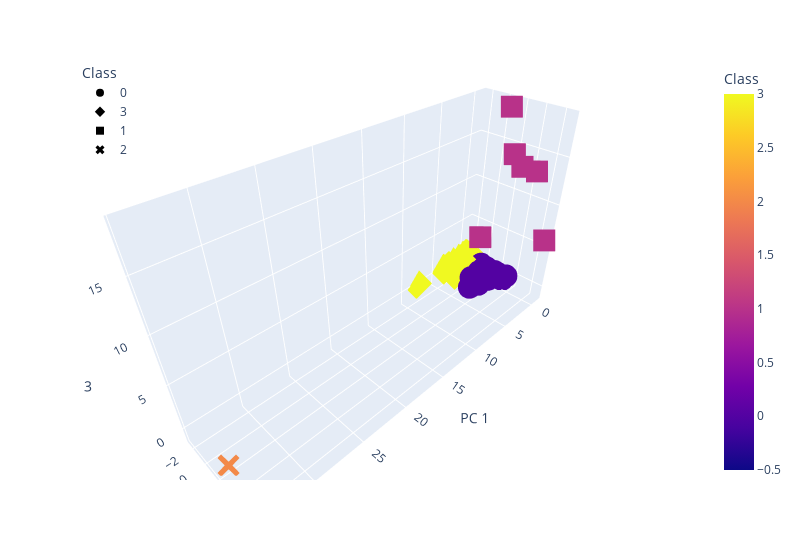

Here is the notebook cell this chart was saved with:
### Markdown cell above
### Deliverable 4: Visualizing Cryptocurrencies Results

#### 3D-Scatter with Clusters

### Code cell
# Creating a 3D-Scatter with the PCA data and the clusters
fig = px.scatter_3d(
    clustered_df,
    x="PC 1",
    y="PC 2",
    z="PC 3",
    color="Class",
    symbol="Class",
    width=800,
    hover_name="CoinName",
    hover_data=["Algorithm"],
)
fig.update_layout(legend=dict(x=0, y=1))
fig.show()

### Figure 1 — Plotly figure (JSON) as saved in the notebook; plotly's stock layout.template omitted (floating-point values rounded to 4 significant figures; data arrays with more than 128 entries replaced by an {"elided": "..."} marker saying what was removed)
{"data": [{"customdata": {"elided": "287x1 str values"}, "hovertemplate": "<b>%{hovertext}</b><br><br>Class=%{marker.color}<br>PC 1=%{x}<br>PC 2=%{y}<br>PC 3=%{z}<br>Algorithm=%{customdata[0]}<extra></extra>", "hovertext": {"elided": "287 str values"}, "legendgroup": "0", "marker": {"color": {"elided": "287 int values"}, "coloraxis": "coloraxis", "symbol": "circle"}, "mode": "markers", "name": "0", "scene": "scene", "showlegend": true, "type": "scatter3d", "x": {"elided": "287 float values"}, "y": {"elided": "287 float values"}, "z": {"elided": "287 float values"}}, {"customdata": {"elided": "238x1 str values"}, "hovertemplate": "<b>%{hovertext}</b><br><br>Class=%{marker.color}<br>PC 1=%{x}<br>PC 2=%{y}<br>PC 3=%{z}<br>Algorithm=%{customdata[0]}<extra></extra>", "hovertext": {"elided": "238 str values"}, "legendgroup": "3", "marker": {"color": {"elided": "238 int values"}, "coloraxis": "coloraxis", "symbol": "diamond"}, "mode": "markers", "name": "3", "scene": "scene", "showlegend": true, "type": "scatter3d", "x": {"elided": "238 float values"}, "y": {"elided": "238 float values"}, "z": {"elided": "238 float values"}}, {"customdata": [["VeChainThor Authority"], ["Proof-of-BibleHash"], ["SHA-256 + Hive"], ["Proof-of-Authority"], ["ECC 256K1"], ["Leased POS"]], "hovertemplate": "<b>%{hovertext}</b><br><br>Class=%{marker.color}<br>PC 1=%{x}<br>PC 2=%{y}<br>PC 3=%{z}<br>Algorithm=%{customdata[0]}<extra></extra>", "hovertext": ["Vechain", "BiblePay", "LitecoinCash", "Poa Network", "Acute Angle Cloud", "Waves"], "legendgroup": "1", "marker": {"color": [1, 1, 1, 1, 1, 1], "coloraxis": "coloraxis", "symbol": "square"}, "mode": "markers", "name": "1", "scene": "scene", "showlegend": true, "type": "scatter3d", "x": [4.413, -0.1485, -0.2564, -0.5453, -0.3366, -0.5215], "y": [2.509, 2.33, 1.208, 6.936, 3.264, 4.799], "z": [6.921, 14.36, 18.71, 6.306, 13.27, 13.2]}, {"customdata": [["TRC10"]], "hovertemplate": "<b>%{hovertext}</b><br><br>Class=%{marker.color}<br>PC 1=%{x}<br>PC 2=%{y}<br>PC 3=%{z}<br>Algorithm=%{customdata[0]}<extra></extra>", "hovertext": ["BitTorrent"], "legendgroup": "2", "marker": {"color": [2], "coloraxis": "coloraxis", "symbol": "x"}, "mode": "markers", "name": "2", "scene": "scene", "showlegend": true, "type": "scatter3d", "x": [34.06], "y": [1.815], "z": [-1.07]}], "layout": {"coloraxis": {"colorbar": {"title": {"text": "Class"}}, "colorscale": [[0, "#0d0887"], [0.1111, "#46039f"], [0.2222, "#7201a8"], [0.3333, "#9c179e"], [0.4444, "#bd3786"], [0.5556, "#d8576b"], [0.6667, "#ed7953"], [0.7778, "#fb9f3a"], [0.8889, "#fdca26"], [1, "#f0f921"]]}, "legend": {"title": {"text": "Class"}, "tracegroupgap": 0, "x": 0, "y": 1}, "margin": {"t": 60}, "scene": {"domain": {"x": [0, 1], "y": [0, 1]}, "xaxis": {"title": {"text": "PC 1"}}, "yaxis": {"title": {"text": "PC 2"}}, "zaxis": {"title": {"text": "PC 3"}}}, "width": 800}}
